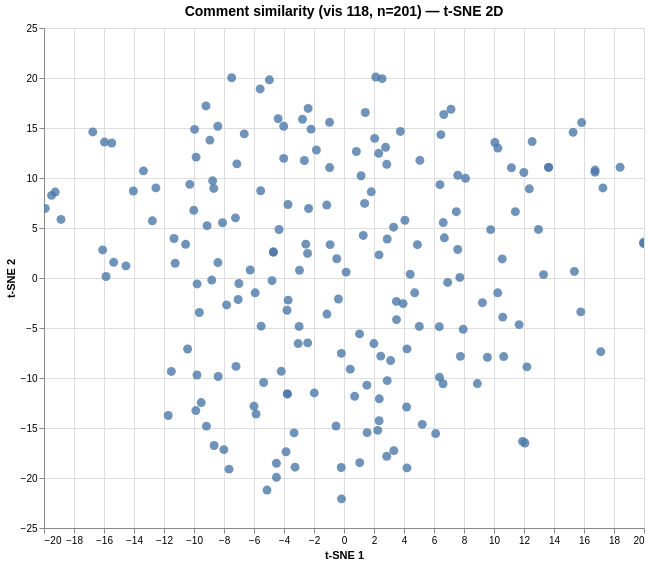

The Vega-Lite source for this figure:
### Vega specification from a JSON file in a GitHub repository (floating-point values rounded to 4 significant figures; data arrays with more than 128 entries replaced by an {"elided": "..."} marker saying what was removed)
{"$schema": "https://vega.github.io/schema/vega/v6.json", "data": [{"name": "param_1e9efca18e7a2868_store"}, {"name": "source_0", "values": {"elided": "201 records"}}, {"name": "source_0_x_domain_dim_1", "values": [{"min": -19.92, "max": 19.98}]}, {"name": "source_0_y_domain_dim_2", "values": [{"min": -22.09, "max": 20.09}]}], "signals": [{"name": "unit", "value": {}, "on": [{"events": "pointermove", "update": "isTuple(group()) ? group() : unit"}]}, {"name": "param_1e9efca18e7a2868", "update": "vlSelectionResolve(\"param_1e9efca18e7a2868_store\", \"union\")"}, {"name": "param_1e9efca18e7a2868_dim_1", "on": [{"events": [{"source": "view", "type": "dblclick"}], "update": "null"}, {"events": {"signal": "param_1e9efca18e7a2868_translate_delta"}, "update": "panLinear(param_1e9efca18e7a2868_translate_anchor.extent_x, -param_1e9efca18e7a2868_translate_delta.x / width)"}, {"events": {"signal": "param_1e9efca18e7a2868_zoom_delta"}, "update": "zoomLinear(domain(\"x\"), param_1e9efca18e7a2868_zoom_anchor.x, param_1e9efca18e7a2868_zoom_delta)"}]}, {"name": "param_1e9efca18e7a2868_dim_2", "on": [{"events": [{"source": "view", "type": "dblclick"}], "update": "null"}, {"events": {"signal": "param_1e9efca18e7a2868_translate_delta"}, "update": "panLinear(param_1e9efca18e7a2868_translate_anchor.extent_y, param_1e9efca18e7a2868_translate_delta.y / height)"}, {"events": {"signal": "param_1e9efca18e7a2868_zoom_delta"}, "update": "zoomLinear(domain(\"y\"), param_1e9efca18e7a2868_zoom_anchor.y, param_1e9efca18e7a2868_zoom_delta)"}]}, {"name": "param_1e9efca18e7a2868_tuple", "on": [{"events": [{"signal": "param_1e9efca18e7a2868_dim_1 || param_1e9efca18e7a2868_dim_2"}], "update": "param_1e9efca18e7a2868_dim_1 && param_1e9efca18e7a2868_dim_2 ? {unit: \"\", fields: param_1e9efca18e7a2868_tuple_fields, values: [param_1e9efca18e7a2868_dim_1,param_1e9efca18e7a2868_dim_2]} : null"}]}, {"name": "param_1e9efca18e7a2868_tuple_fields", "value": [{"field": "dim_1", "channel": "x", "type": "R"}, {"field": "dim_2", "channel": "y", "type": "R"}]}, {"name": "param_1e9efca18e7a2868_translate_anchor", "value": {}, "on": [{"events": [{"source": "scope", "type": "pointerdown"}], "update": "{x: x(unit), y: y(unit), extent_x: domain(\"x\"), extent_y: domain(\"y\")}"}]}, {"name": "param_1e9efca18e7a2868_translate_delta", "value": {}, "on": [{"events": [{"source": "window", "between": [{"source": "scope", "type": "pointerdown"}, {"source": "window", "type": "pointerup"}], "consume": true, "type": "pointermove"}], "update": "{x: param_1e9efca18e7a2868_translate_anchor.x - x(unit), y: param_1e9efca18e7a2868_translate_anchor.y - y(unit)}"}]}, {"name": "param_1e9efca18e7a2868_zoom_anchor", "on": [{"events": [{"source": "scope", "type": "wheel", "consume": true}], "update": "{x: invert(\"x\", x(unit)), y: invert(\"y\", y(unit))}"}]}, {"name": "param_1e9efca18e7a2868_zoom_delta", "on": [{"events": [{"source": "scope", "type": "wheel", "consume": true}], "update": "pow(1.001, event.deltaY * pow(16, event.deltaMode))", "force": true}]}, {"name": "param_1e9efca18e7a2868_modify", "on": [{"events": {"signal": "param_1e9efca18e7a2868_tuple"}, "update": "modify(\"param_1e9efca18e7a2868_store\", param_1e9efca18e7a2868_tuple, true)"}]}], "marks": [{"type": "symbol", "name": "marks", "from": {"data": "source_0"}, "encode": {"update": {"fill": {"value": "#4c78a8"}, "y": {"field": "dim_2", "scale": "y"}, "shape": {"value": "circle"}, "size": {"value": 80}, "x": {"field": "dim_1", "scale": "x"}, "opacity": {"value": 0.8}, "tooltip": {"signal": "{\"Comment #\": format(datum[\"index\"], \"\"), \"Comment\": isValid(datum[\"comment\"]) ? datum[\"comment\"] : \"\"+datum[\"comment\"]}"}}}, "style": ["circle"], "interactive": true, "clip": true}], "scales": [{"name": "x", "type": "linear", "domain": [{"signal": "(data(\"source_0_x_domain_dim_1\")[0] || {}).min"}, {"signal": "(data(\"source_0_x_domain_dim_1\")[0] || {}).max"}], "range": [0, {"signal": "width"}], "zero": true, "domainRaw": {"signal": "param_1e9efca18e7a2868[\"dim_1\"]"}, "nice": true}, {"name": "y", "type": "linear", "domain": [{"signal": "(data(\"source_0_y_domain_dim_2\")[0] || {}).min"}, {"signal": "(data(\"source_0_y_domain_dim_2\")[0] || {}).max"}], "range": [{"signal": "height"}, 0], "nice": true, "zero": true, "domainRaw": {"signal": "param_1e9efca18e7a2868[\"dim_2\"]"}}], "axes": [{"scale": "x", "ticks": false, "aria": false, "grid": true, "maxExtent": 0, "orient": "bottom", "domain": false, "minExtent": 0, "gridScale": "y", "zindex": 0, "labels": false, "tickCount": {"signal": "ceil(width/40)"}}, {"scale": "y", "orient": "left", "minExtent": 0, "ticks": false, "labels": false, "aria": false, "tickCount": {"signal": "ceil(height/40)"}, "gridScale": "x", "grid": true, "zindex": 0, "maxExtent": 0, "domain": false}, {"scale": "x", "orient": "bottom", "labelOverlap": true, "tickCount": {"signal": "ceil(width/40)"}, "zindex": 0, "grid": false, "title": "t-SNE 1", "labelFlush": true}, {"scale": "y", "grid": false, "zindex": 0, "tickCount": {"signal": "ceil(height/40)"}, "orient": "left", "title": "t-SNE 2", "labelOverlap": true}], "title": {"text": "Comment similarity (vis 118, n=201) — t-SNE 2D", "fontSize": 14, "frame": "group"}, "width": 600, "height": 500, "padding": 5, "background": "white", "style": "cell"}
